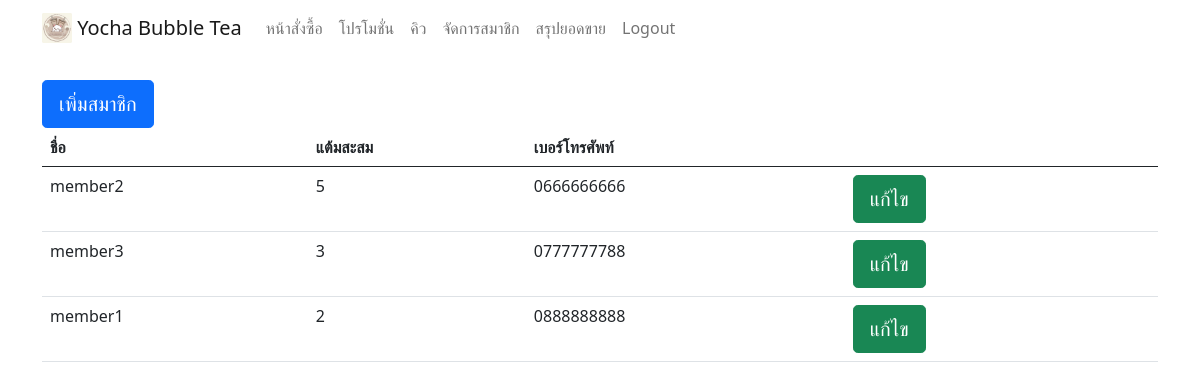
Before: /employee/manage_member.php (signed in) with the older database file.
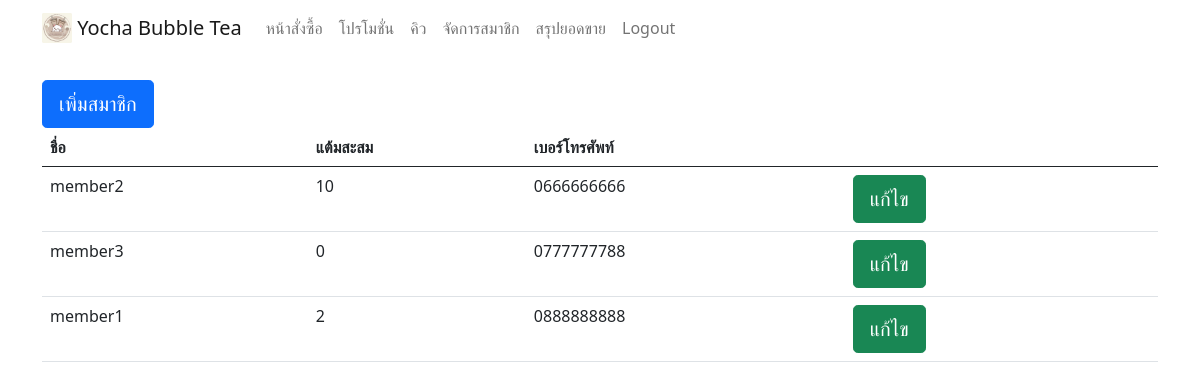
After: the same page with the newer database file.
### tables this page shows
CREATE TABLE `member` (
  `member_id` int(11) NOT NULL,
  `name` varchar(50) NOT NULL,
  `address` varchar(200) NOT NULL,
  `telephone` varchar(15) NOT NULL,
  `status` varchar(30) NOT NULL,
  `point` varchar(15) NOT NULL,
  `line` varchar(50) NOT NULL
);

### employee/manage_member.php (the view, shortened to what this page needs)
<?php
include("navbar_em.php");
include ("../connection.php");
$sql = "SELECT * FROM member";
$result = $conn->query($sql);
if ($result->num_rows > 0) {
    echo "<div class='container'>";
    echo "<br>";
    echo "<a href='add_member.php'><button type='button'  class='btn btn-primary btn-lg'>เพิ่มสมาชิก</button> </a>";
    echo "<div class='table-responsive'>";
    echo "<table class='table '>";
    echo "<thead><tr><th>ชื่อ</th><th>แต้มสะสม</th><th>เบอร์โทรศัพท์</th><th></th></tr></thead>";
    echo "<tbody>";
    while($row = $result->fetch_assoc()) {
        echo "<tr><td>".$row["name"]."</td><td>".$row["point"]."</td><td>".$row["telephone"]."</td>
        <td>
        <a href='edit_member.php?id=".$row["member_id"]."'><button type='button'  class='btn btn-success btn-lg'>แก้ไข</button></a>
        &nbsp;&nbsp;&nbsp;
        </td></tr>";
    }
    echo "</tbody>";
    echo "</table>";
    echo "</div>";
    echo "</div>";
} else {
    echo "0 results";
}
?>

Changed rows visible on the page:
changed member "member2": point "5" → "10"
changed member "member3": point "3" → "0"
